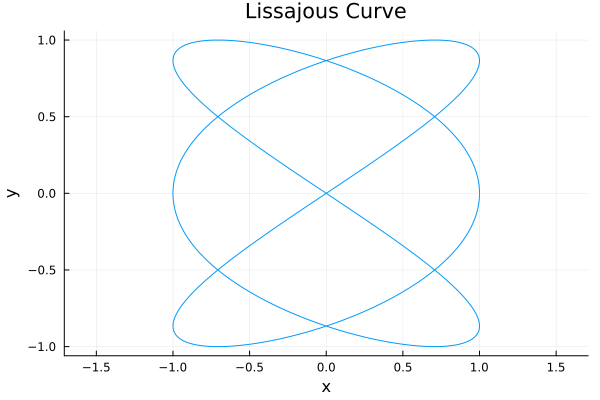

Generate this figure with Julia:
using Plots

# Define the parameters for the Lissajous curve
A = 1          # Amplitude in the x-direction
B = 1          # Amplitude in the y-direction
a = 3          # Frequency in the x-direction
b = 2          # Frequency in the y-direction
δ = π/2        # Phase shift

# Define the range for the parameter t
t = 0:0.01:2π

# Define the parametric equations for the Lissajous curve
x = A .* sin.(a .* t .+ δ)
y = B .* sin.(b .* t)

# Create the plot
plot(x, y, label="", xlabel="x", ylabel="y", title="Lissajous Curve", aspect_ratio=1)

# Save the plot as an image
savefig("lissajous_curve.png")
